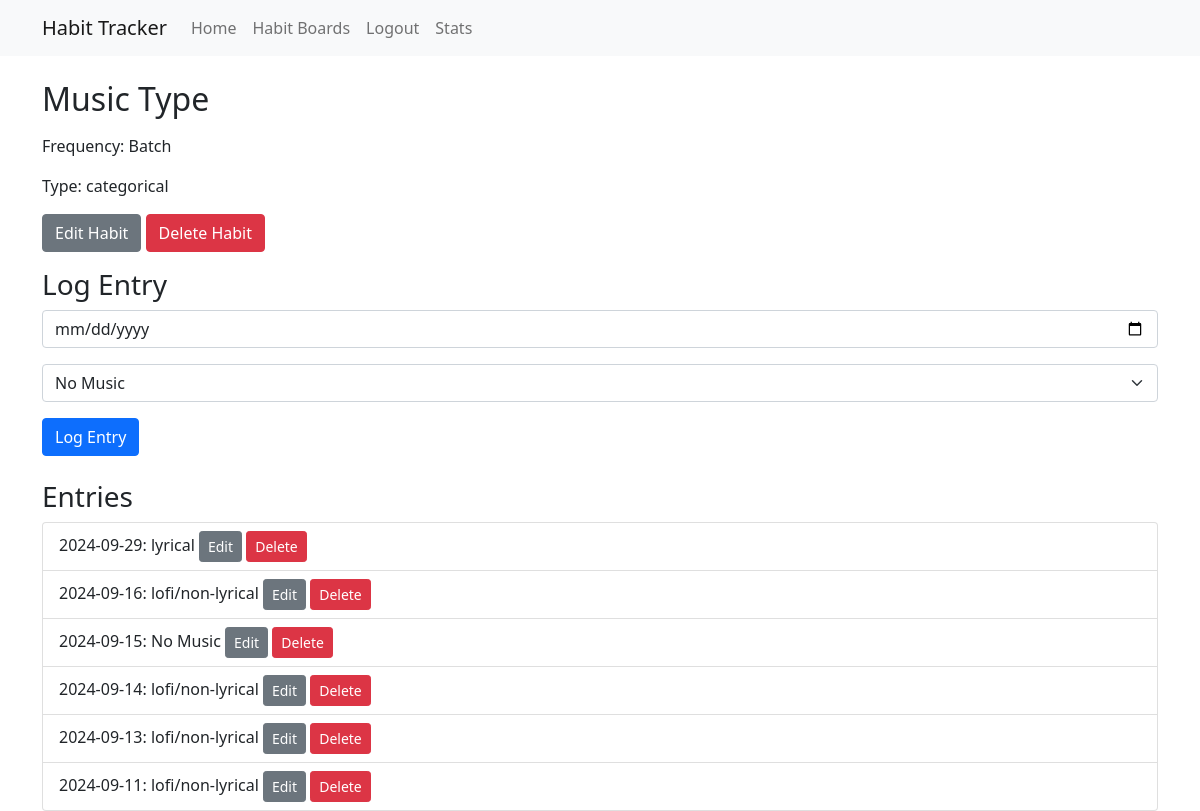
The app's page /habit/2 (signed in) with its own data.
### tables this page shows
CREATE TABLE habits (
    id INTEGER PRIMARY KEY AUTOINCREMENT,
    user_id INTEGER NOT NULL,
    board_id INTEGER NOT NULL,
    name TEXT NOT NULL,
    description TEXT,
    frequency TEXT, -- can be NULL for batch habits
    variable_type TEXT NOT NULL CHECK(variable_type IN ('boolean', 'numeric', 'categorical')),
    created TIMESTAMP NOT NULL DEFAULT CURRENT_TIMESTAMP,
    FOREIGN KEY (user_id) REFERENCES users (id),
    FOREIGN KEY (board_id) REFERENCES habit_boards (id)
);

CREATE TABLE entries (
    id INTEGER PRIMARY KEY AUTOINCREMENT,
    habit_id INTEGER NOT NULL,
    date DATE NOT NULL,
    value TEXT NOT NULL,
    FOREIGN KEY (habit_id) REFERENCES habits (id)
);

### app.py (the view)
@app.route('/habit/<int:habit_id>')
@login_required
def view_habit(habit_id):
    conn = get_db_connection()
    habit = conn.execute('SELECT * FROM habits WHERE id = ? AND user_id = ?',
                         (habit_id, session['user_id'])).fetchone()
    entries = conn.execute('SELECT * FROM entries WHERE habit_id = ? ORDER BY date DESC', (habit_id,)).fetchall()
    habit_options = []
    if habit['variable_type'] == 'categorical':
        options = conn.execute('SELECT option_value FROM habit_options WHERE habit_id = ?', (habit_id,)).fetchall()
        habit_options = [option['option_value'] for option in options]
    conn.close()
    return render_template('view_habit.html', habit=habit, entries=entries, habit_options=habit_options)

### app.py (called while the page is built)
def get_db_connection():
    conn = sqlite3.connect('habits.db')
    conn.row_factory = sqlite3.Row
    return conn

def login_required(f):
    @wraps(f)
    def decorated_function(*args, **kwargs):
        if 'user_id' not in session:
            return redirect(url_for('login'))
        return f(*args, **kwargs)
    return decorated_function

### templates/view_habit.html (shortened to what this page needs)
{% extends "base.html" %}
{% block content %}
<h2>{{ habit['name'] }}</h2>
<p>Frequency: {{ habit['frequency'] if habit['frequency'] else 'Batch' }}</p>
<p>Type: {{ habit['variable_type'] }}</p>
<div class="mb-3">
    <a href="{{ url_for('edit_habit', habit_id=habit['id']) }}" class="btn btn-secondary">Edit Habit</a>
    <form method="post" action="{{ url_for('delete_habit', habit_id=habit['id']) }}" style="display: inline;">
        <button type="submit" class="btn btn-danger" onclick="return confirm('Are you sure you want to delete this habit? This action cannot be undone.');">Delete Habit</button>
    </form>
</div>
<h3>Log Entry</h3>
<form method="post" action="{{ url_for('log_habit', habit_id=habit['id']) }}">
    <div class="mb-3">
        <input type="date" class="form-control" name="date" required>
    </div>
    <div class="mb-3">
        {% if habit['variable_type'] == 'boolean' %}
        <select class="form-select" name="value">
            <option value="1">Yes</option>
            <option value="0">No</option>
        </select>
        {% elif habit['variable_type'] == 'numeric' %}
        <input type="number" class="form-control" name="value" required>
        {% elif habit['variable_type'] == 'categorical' %}
        <select class="form-select" name="value">
            {% for option in habit_options %}
                <option value="{{ option }}">{{ option }}</option>
            {% endfor %}
        </select>
        {% endif %}
    </div>
    <button type="submit" class="btn btn-primary">Log Entry</button>
</form>
<h3 class="mt-4">Entries</h3>
<ul class="list-group">
{% for entry in entries %}
    <li class="list-group-item">
        {{ entry['date'] }}: {{ entry['value'] }}
        <a href="{{ url_for('edit_entry', entry_id=entry['id']) }}" class="btn btn-sm btn-secondary">Edit</a>
        <form method="post" action="{{ url_for('delete_entry', entry_id=entry['id']) }}" style="display: inline;">
            <button type="submit" class="btn btn-sm btn-danger" onclick="return confirm('Are you sure you want to delete this entry?');">Delete</button>
        </form>
    </li>
{% endfor %}
</ul>
{% endblock %}

### records on screen
habits: name "Music Type", variable_type "categorical"
entries: date "2024-09-29", value "lyrical"
entries: date "2024-09-16", value "lofi/non-lyrical"
entries: date "2024-09-15", value "No Music"
entries: date "2024-09-14", value "lofi/non-lyrical"
entries: date "2024-09-13", value "lofi/non-lyrical"
entries: date "2024-09-11", value "lofi/non-lyrical"

### other values on screen
{{ habit['frequency'] if habit['frequency'] else 'Batch' }} "Batch"
form field value "No Music"
